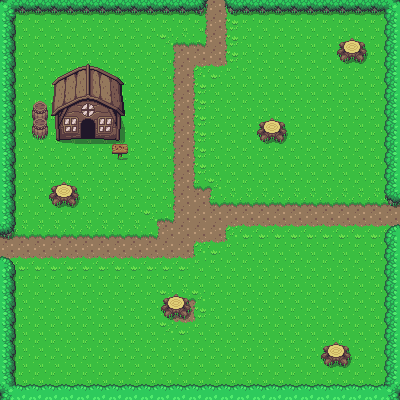

This is a level from a 2D game, rendered from its Tiled map with the project's own tilesets. A one-line summary and the complete map file follow:
An orthogonal 25x25 tile map with 16x16 px tiles, 2 tile layers (Ground, GroundCollision) and 15 objects.

<map version="1.10" tiledversion="1.10.1" orientation="orthogonal" renderorder="left-down" width="25" height="25" tilewidth="16" tileheight="16" infinite="0" nextlayerid="4" nextobjectid="28">
 <tileset firstgid="1" source="Overworld.tsx" />
 <layer id="1" name="Ground" width="25" height="25">
  <data encoding="csv">
1,1,1,1,1,1,1,1,1,1,1,1,1201,1202,1203,1,1,1,1,1,1,1,1,1,1,
1,1,1,1,1,1,1,1,1,1,1,1,1201,1202,1203,1,1,1,1,1,1,1,1,1,1,
1,1,1,1,1,1,1,1,1,1,1161,1162,1322,1202,1203,1,1,1,1,1,1,1,1,1,1,
1,1,1,1,1,1,1,1,1,1,1201,1202,1202,1202,1203,1,1,1,1,1,1,1,1,1,1,
1,1,1,1,1,1,1,1,1,1,1201,1202,1281,1242,1243,1,1,1,1,1,1,1,1,1,1,
1,1,1,1,1,1,1,1,1,1,1201,1202,1203,1,1,1,1,1,1,1,1,1,1,1,1,
1,1,1,1,1,1,1,1,1,1,1201,1202,1203,1,1,1,1,1,1,1,1,1,1,1,1,
1,1,1,1,1,1,1,1,1,1,1201,1202,1203,1,1,1,1,1,1,1,1,1,1,1,1,
1,1,1,1,1,1,1,1,1,1,1201,1202,1203,1,1,1,1,1,1,1,1,1,1,1,1,
1,1,1,1,1,1,1,1,1,1,1201,1202,1203,1,1,1,1,1,1,1,1,1,1,1,1,
1,1,1,1,1,1,1,1,1,1,1201,1202,1203,1,1,1,1,1,1,1,1,1,1,1,1,
1,1,1,1,1,1,1,1,1,1,1201,1202,1321,1163,1,1,1,1,1,1,1,1,1,1,1,
1,1,1,1,1,1,1,1,1,1,1201,1202,1202,1321,1162,1162,1162,1162,1162,1162,1162,1162,1162,1162,1162,
1,1,1,1,1,1,1,1,1,1161,1322,1202,1202,1202,1202,1202,1202,1202,1202,1202,1202,1202,1202,1202,1202,
1162,1162,1162,1162,1162,1162,1162,1162,1162,1322,1202,1202,1202,1202,1281,1242,1242,1242,1242,1242,1242,1242,1242,1242,1242,
1202,1202,1202,1202,1202,1202,1202,1202,1202,1202,1202,1202,1281,1242,1243,1,1,1,1,1,1,1,1,1,1,
1242,1242,1242,1242,1242,1242,1242,1242,1242,1242,1242,1242,1243,1,1,1,1,1,1,1,1,1,1,1,1,
1,1,1,1,1,1,1,1,1,1,1,1,1,1,1,1,1,1,1,1,1,1,1,1,1,
1,1,1,1,1,1,1,1,1,1,1161,1162,1163,1,1,1,1,1,1,1,1,1,1,1,1,
1,1,1,1,1,1,1,1,1,1,1201,1202,1203,1,1,1,1,1,1,1,1,1,1,1,1,
1,1,1,1,1,1,1,1,1,1,1241,1242,1243,1,1,1,1,1,1,1,1,1,1,1,1,
1,1,1,1,1,1,1,1,1,1,1,1,1,1,1,1,1,1,1,1,1,1,1,1,1,
1,1,1,1,1,1,1,1,1,1,1,1,1,1,1,1,1,1,1,1,1,1,1,1,1,
1,1,1,1,1,1,1,1,1,1,1,1,1,1,1,1,1,1,1,1,1,1,1,1,1,
1,1,1,1,1,1,1,1,1,1,1,1,1,1,1,1,1,1,1,1,1,1,1,1,1
</data>
 </layer>
 <layer id="2" name="GroundCollision" width="25" height="25">
  <data encoding="csv">
648,766,766,766,766,766,766,766,766,766,766,766,687,0,686,766,766,766,766,766,766,766,766,766,688,
728,0,0,0,0,0,0,0,0,0,0,0,0,0,0,0,0,0,0,0,0,0,0,0,727,
728,0,0,0,0,0,0,0,0,0,0,0,0,0,0,0,0,0,0,0,0,152,153,0,727,
728,0,0,0,0,0,0,0,0,0,0,0,0,0,0,0,0,0,0,0,0,192,193,0,727,
728,0,0,7,8,9,10,11,0,0,0,0,0,0,0,0,0,0,0,0,0,0,0,0,727,
728,0,0,47,48,49,50,51,0,0,0,0,0,0,0,0,0,0,0,0,0,0,0,0,727,
728,0,34,87,88,89,90,91,0,0,0,0,0,0,0,0,0,0,0,0,0,0,0,0,727,
728,0,35,127,128,129,130,131,0,0,0,0,0,0,0,0,152,153,0,0,0,0,0,0,727,
728,0,75,167,168,169,170,171,0,0,0,0,0,0,0,0,192,193,0,0,0,0,0,0,727,
728,0,0,0,0,0,0,115,0,0,0,0,0,0,0,0,0,0,0,0,0,0,0,0,727,
728,0,0,0,0,0,0,0,0,0,0,0,0,0,0,0,0,0,0,0,0,0,0,0,727,
728,0,0,152,153,0,0,0,0,0,0,0,0,0,0,0,0,0,0,0,0,0,0,0,727,
728,0,0,192,193,0,0,0,0,0,0,0,0,0,0,0,0,0,0,0,0,0,0,0,686,
728,0,0,0,0,0,0,0,0,0,0,0,0,0,0,0,0,0,0,0,0,0,0,0,0,
687,0,0,0,0,0,0,0,0,0,0,0,0,0,0,0,0,0,0,0,0,0,0,0,646,
0,0,0,0,0,0,0,0,0,0,0,0,0,0,0,0,0,0,0,0,0,0,0,0,727,
647,0,0,0,0,0,0,0,0,0,0,0,0,0,0,0,0,0,0,0,0,0,0,0,727,
728,0,0,0,0,0,0,0,0,0,0,0,0,0,0,0,0,0,0,0,0,0,0,0,727,
728,0,0,0,0,0,0,0,0,0,152,153,0,0,0,0,0,0,0,0,0,0,0,0,727,
728,0,0,0,0,0,0,0,0,0,192,193,0,0,0,0,0,0,0,0,0,0,0,0,727,
728,0,0,0,0,0,0,0,0,0,0,0,0,0,0,0,0,0,0,0,0,0,0,0,727,
728,0,0,0,0,0,0,0,0,0,0,0,0,0,0,0,0,0,0,0,152,153,0,0,727,
728,0,0,0,0,0,0,0,0,0,0,0,0,0,0,0,0,0,0,0,192,193,0,0,727,
728,0,0,0,0,0,0,0,0,0,0,0,0,0,0,0,0,0,0,0,0,0,0,0,727,
688,726,726,726,726,726,726,726,726,726,726,726,726,726,726,726,726,726,726,726,726,726,726,726,648
</data>
 </layer>
 <objectgroup id="3" name="CollisionMask">
  <object id="2" x="0" y="1" width="15.5" height="223.5" />
  <object id="6" x="1" y="-0.5" width="204.5" height="13" />
  <object id="7" x="225.5" y="1" width="173.5" height="11" />
  <object id="9" x="385.5" y="0" width="14.5" height="200" />
  <object id="10" x="384" y="226" width="16" height="173.5" />
  <object id="11" x="0.5" y="384.5" width="399" height="14.5" />
  <object id="13" x="-1.5" y="263.5" width="16.5" height="136" />
  <object id="15" x="0.5" y="224" width="15" height="8.5" />
  <object id="16" x="258.5" y="117.5" width="27" height="27">
   <ellipse />
  </object>
  <object id="17" x="339" y="38.5" width="25.5" height="25.5">
   <ellipse />
  </object>
  <object id="18" x="322.5" y="343.5" width="26" height="26">
   <ellipse />
  </object>
  <object id="19" x="163.5" y="297" width="24.5" height="24.5">
   <ellipse />
  </object>
  <object id="22" x="51.5" y="182" width="26.5" height="26.5">
   <ellipse />
  </object>
  <object id="26" x="120.545" y="115.818">
   <polygon points="0,0 -1.09091,23.8182 -64.5455,23.6364 -64.9091,-0.545455 -69.0909,-0.181818 -65.6364,-32.5455 0,-31.0909 3.63636,-0.727273" />
  </object>
  <object id="27" x="30.5455" y="109.818" width="20" height="31.6364" />
 </objectgroup>
</map>
